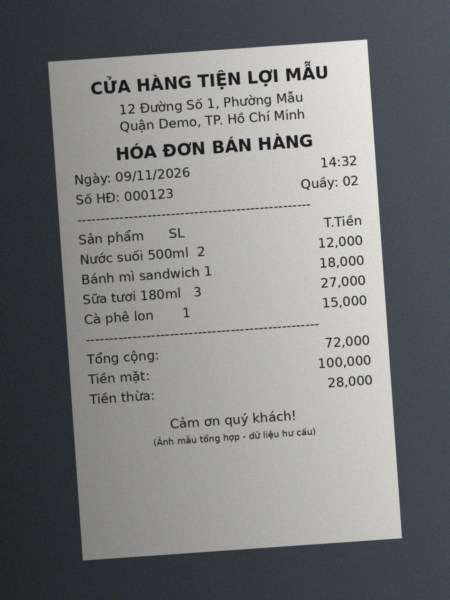
#> input picture assets/samples/sample_receipt.jpg, 900 x 1200 px (shown at 1/2 size)
$ python -i image_preprocessor.py   (imports and definitions only)
#> lines starting #> are read from the running program, lines starting #| are printed output that depends on the picture; after the words box and inside, x2 and y2 are one past the last pixel; in counts of white or black regions, pixels touching at a corner belong together
"""Stage 0 - image preprocessing: resize, light deskew, optional contrast enhancement."""
from dataclasses import dataclass
from typing import Tuple

import cv2
import numpy as np


@dataclass
class PreprocessResult:
    original: np.ndarray   # BGR, untouched
    image: np.ndarray      # BGR, resized (+ deskewed / enhanced)
    scale: float           # processed_size / original_size (before rotation)
    skew_angle: float      # degrees applied (cv2.getRotationMatrix2D convention), 0.0 if none


class ImagePreprocessor:
    """Resize keeping aspect ratio -> deskew (projection profile) -> optional CLAHE + bilateral."""

    def __init__(self, target_max_dim: int = 1280, min_skew: float = 0.5,
                 max_skew: float = 15.0, enhance: bool = True) -> None:
#> in process, orig is the input picture: shape (1200, 900, 3); mean B, G, R 123.7, 123.6, 122.6
        self.target_max_dim = target_max_dim
        self.min_skew = min_skew
        self.max_skew = max_skew
        self.enhance = enhance

    def estimate_skew(self, gray: np.ndarray) -> float:
        """Angle (degrees) that makes text lines most horizontal; 0.0 if no clear gain."""
        h, w = gray.shape
#> h = 1200; w = 900
        s = 640.0 / max(h, w)
#> s = 0.533
        small = (cv2.resize(gray, (max(1, int(w * s)), max(1, int(h * s))), interpolation=cv2.INTER_AREA)
                 if s < 1 else gray)
        bw = cv2.threshold(small, 0, 255, cv2.THRESH_BINARY_INV + cv2.THRESH_OTSU)[1]
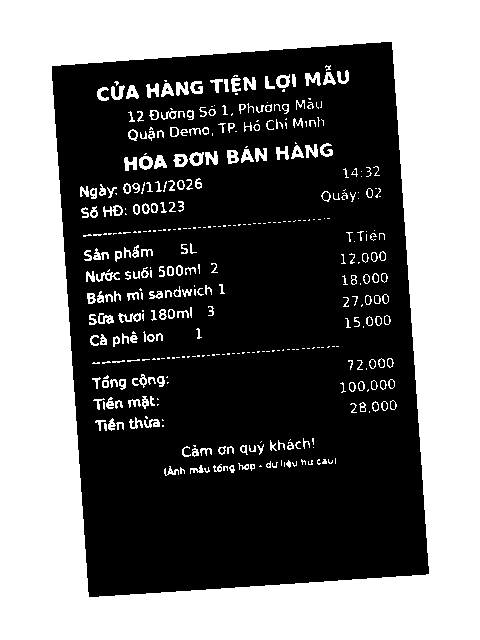
#> bw: shape (640, 480); 44.5% white; 404 white regions (183 under 20 px), largest, box (x1, y1, x2, y2) and area: (0, 0, 480, 640) 125295, (305, 72, 321, 86) 133, (176, 81, 189, 96) 128
        hh, ww = bw.shape
#> hh = 640; ww = 480
        center = (ww // 2, hh // 2)
#> center = (240, 320)

        def score(angle: float) -> float:
#> called with angle = -15
            m = cv2.getRotationMatrix2D(center, angle, 1.0)
            r = cv2.warpAffine(bw, m, (ww, hh), flags=cv2.INTER_NEAREST)
#> r: shape (640, 480); 33.9% white; 366 white regions (176 under 20 px), largest, box (x1, y1, x2, y2) and area: (0, 0, 480, 640) 92518, (232, 146, 261, 164) 245, (93, 275, 118, 290) 149
            prof = r.sum(axis=1, dtype=np.float64)
#> prof = 640 values, max 78795 at index 26, min 20655 at index 540, mean 41449.9
            return float(np.sum(np.diff(prof) ** 2))

        coarse = np.arange(-self.max_skew, self.max_skew + 1e-6, 1.0)
        best = max(coarse, key=score)
#> in score (call 2), `r = cv2.warpAffine(bw, m, (ww, hh), flags=cv2.INTER_NEAREST)`: r: shape (640, 480); 34.4% white; 388 white regions (193 under 20 px), largest, box (x1, y1, x2, y2) and area: (0, 0, 480, 640) 94198, (230, 146, 259, 164) 242, (103, 215, 129, 229) 145
#> in score (call 3), `r = cv2.warpAffine(bw, m, (ww, hh), flags=cv2.INTER_NEAREST)`: r: shape (640, 480); 35% white; 371 white regions (174 under 20 px), largest, box (x1, y1, x2, y2) and area: (0, 0, 480, 640) 95956, (211, 144, 256, 164) 377, (79, 364, 107, 379) 164
#> in score (call 4), `r = cv2.warpAffine(bw, m, (ww, hh), flags=cv2.INTER_NEAREST)`: r: shape (640, 480); 35.6% white; 376 white regions (176 under 20 px), largest, box (x1, y1, x2, y2) and area: (0, 0, 480, 640) 97772, (224, 146, 253, 163) 245, (110, 393, 141, 408) 167
#> in score (call 5), `r = cv2.warpAffine(bw, m, (ww, hh), flags=cv2.INTER_NEAREST)`: r: shape (640, 480); 36.2% white; 388 white regions (185 under 20 px), largest, box (x1, y1, x2, y2) and area: (0, 0, 480, 640) 99662, (221, 147, 250, 163) 244, (81, 370, 109, 384) 159
#> in score (call 6), `r = cv2.warpAffine(bw, m, (ww, hh), flags=cv2.INTER_NEAREST)`: r: shape (640, 480); 36.8% white; 374 white regions (175 under 20 px), largest, box (x1, y1, x2, y2) and area: (0, 0, 480, 640) 101597, (218, 147, 247, 163) 248, (95, 245, 130, 260) 186
#> in score (call 7), `r = cv2.warpAffine(bw, m, (ww, hh), flags=cv2.INTER_NEAREST)`: r: shape (640, 480); 37.5% white; 387 white regions (190 under 20 px), largest, box (x1, y1, x2, y2) and area: (0, 0, 480, 640) 103637, (215, 147, 244, 163) 249, (165, 143, 192, 158) 236
#> in score (call 8), `r = cv2.warpAffine(bw, m, (ww, hh), flags=cv2.INTER_NEAREST)`: r: shape (640, 480); 38.2% white; 372 white regions (176 under 20 px), largest, box (x1, y1, x2, y2) and area: (0, 0, 480, 640) 105731, (212, 147, 241, 163) 250, (162, 144, 189, 159) 237
#> in score (call 9), `r = cv2.warpAffine(bw, m, (ww, hh), flags=cv2.INTER_NEAREST)`: r: shape (640, 480); 38.9% white; 393 white regions (190 under 20 px), largest, box (x1, y1, x2, y2) and area: (0, 0, 480, 640) 107900, (209, 148, 238, 163) 245, (334, 83, 349, 97) 132
#> in score (call 10), `r = cv2.warpAffine(bw, m, (ww, hh), flags=cv2.INTER_NEAREST)`: r: shape (640, 480); 39.6% white; 392 white regions (181 under 20 px), largest, box (x1, y1, x2, y2) and area: (0, 0, 480, 640) 110138, (206, 148, 235, 163) 246, (330, 81, 345, 96) 133
#> in score (call 11), `r = cv2.warpAffine(bw, m, (ww, hh), flags=cv2.INTER_NEAREST)`: r: shape (640, 480); 40.3% white; 402 white regions (189 under 20 px), largest, box (x1, y1, x2, y2) and area: (0, 0, 480, 640) 112439, (89, 301, 114, 313) 152, (326, 80, 341, 94) 133
#> in score (call 12), `r = cv2.warpAffine(bw, m, (ww, hh), flags=cv2.INTER_NEAREST)`: r: shape (640, 480); 41.1% white; 401 white regions (189 under 20 px), largest, box (x1, y1, x2, y2) and area: (0, 0, 480, 640) 114840, (322, 78, 337, 92) 133, (192, 78, 205, 92) 129
#> in score (call 13), `r = cv2.warpAffine(bw, m, (ww, hh), flags=cv2.INTER_NEAREST)`: r: shape (640, 480); 41.9% white; 394 white regions (178 under 20 px), largest, box (x1, y1, x2, y2) and area: (0, 0, 480, 640) 117328, (181, 150, 213, 164) 253, (88, 263, 123, 275) 180
#> in score (call 14), `r = cv2.warpAffine(bw, m, (ww, hh), flags=cv2.INTER_NEAREST)`: r: shape (640, 480); 42.8% white; 402 white regions (183 under 20 px), largest, box (x1, y1, x2, y2) and area: (0, 0, 480, 640) 119897, (313, 75, 329, 89) 132, (184, 79, 197, 94) 128
#> in score (call 15), `r = cv2.warpAffine(bw, m, (ww, hh), flags=cv2.INTER_NEAREST)`: r: shape (640, 480); 43.6% white; 401 white regions (181 under 20 px), largest, box (x1, y1, x2, y2) and area: (0, 0, 480, 640) 122563, (309, 73, 325, 87) 133, (180, 80, 193, 95) 128
#> in score (call 17), `r = cv2.warpAffine(bw, m, (ww, hh), flags=cv2.INTER_NEAREST)`: r: shape (640, 480); 43.6% white; 398 white regions (179 under 20 px), largest, box (x1, y1, x2, y2) and area: (0, 0, 480, 640) 122563, (301, 71, 317, 85) 133, (172, 82, 185, 97) 128
#> in score (call 18), `r = cv2.warpAffine(bw, m, (ww, hh), flags=cv2.INTER_NEAREST)`: r: shape (640, 480); 42.8% white; 400 white regions (185 under 20 px), largest, box (x1, y1, x2, y2) and area: (0, 0, 480, 640) 119897, (296, 69, 313, 84) 133, (168, 83, 181, 98) 128
#> in score (call 19), `r = cv2.warpAffine(bw, m, (ww, hh), flags=cv2.INTER_NEAREST)`: r: shape (640, 480); 41.9% white; 390 white regions (180 under 20 px), largest, box (x1, y1, x2, y2) and area: (0, 0, 480, 640) 117332, (132, 401, 160, 414) 145, (292, 68, 309, 83) 133
#> in score (call 20), `r = cv2.warpAffine(bw, m, (ww, hh), flags=cv2.INTER_NEAREST)`: r: shape (640, 480); 41.1% white; 385 white regions (177 under 20 px), largest, box (x1, y1, x2, y2) and area: (0, 0, 480, 640) 114844, (178, 153, 207, 170) 246, (83, 281, 117, 293) 179
#> in score (call 21), `r = cv2.warpAffine(bw, m, (ww, hh), flags=cv2.INTER_NEAREST)`: r: shape (640, 480); 40.4% white; 391 white regions (186 under 20 px), largest, box (x1, y1, x2, y2) and area: (0, 0, 480, 640) 112448, (138, 426, 170, 438) 164, (283, 66, 300, 81) 133
#> in score (call 22), `r = cv2.warpAffine(bw, m, (ww, hh), flags=cv2.INTER_NEAREST)`: r: shape (640, 480); 39.6% white; 384 white regions (181 under 20 px), largest, box (x1, y1, x2, y2) and area: (0, 0, 480, 640) 110132, (157, 157, 187, 175) 253, (82, 285, 116, 298) 180
#> in score (call 23), `r = cv2.warpAffine(bw, m, (ww, hh), flags=cv2.INTER_NEAREST)`: r: shape (640, 480); 38.9% white; 376 white regions (177 under 20 px), largest, box (x1, y1, x2, y2) and area: (0, 0, 480, 640) 107882, (142, 428, 174, 441) 166, (77, 266, 102, 280) 143
#> in score (call 24), `r = cv2.warpAffine(bw, m, (ww, hh), flags=cv2.INTER_NEAREST)`: r: shape (640, 480); 38.2% white; 380 white regions (184 under 20 px), largest, box (x1, y1, x2, y2) and area: (0, 0, 480, 640) 105714, (81, 290, 115, 304) 180, (90, 332, 116, 346) 151
#> in score (call 25), `r = cv2.warpAffine(bw, m, (ww, hh), flags=cv2.INTER_NEAREST)`: r: shape (640, 480); 37.5% white; 369 white regions (177 under 20 px), largest, box (x1, y1, x2, y2) and area: (0, 0, 480, 640) 103629, (149, 157, 194, 179) 376, (146, 431, 178, 445) 165
#> in score (call 26), `r = cv2.warpAffine(bw, m, (ww, hh), flags=cv2.INTER_NEAREST)`: r: shape (640, 480); 36.8% white; 366 white regions (178 under 20 px), largest, box (x1, y1, x2, y2) and area: (0, 0, 480, 640) 101600, (162, 158, 191, 176) 247, (80, 293, 115, 309) 188
#> in score (call 27), `r = cv2.warpAffine(bw, m, (ww, hh), flags=cv2.INTER_NEAREST)`: r: shape (640, 480); 36.2% white; 370 white regions (179 under 20 px), largest, box (x1, y1, x2, y2) and area: (0, 0, 480, 640) 99660, (80, 296, 114, 312) 180, (116, 399, 141, 413) 147
#> in score (call 28), `r = cv2.warpAffine(bw, m, (ww, hh), flags=cv2.INTER_NEAREST)`: r: shape (640, 480); 35.6% white; 366 white regions (172 under 20 px), largest, box (x1, y1, x2, y2) and area: (0, 0, 480, 640) 97770, (141, 163, 171, 184) 255, (79, 297, 114, 315) 187
#> in score (call 29), `r = cv2.warpAffine(bw, m, (ww, hh), flags=cv2.INTER_NEAREST)`: r: shape (640, 480); 35% white; 378 white regions (177 under 20 px), largest, box (x1, y1, x2, y2) and area: (0, 119, 480, 640) 48151, (0, 0, 480, 518) 47811, (79, 301, 114, 318) 178
#> in score (call 30), `r = cv2.warpAffine(bw, m, (ww, hh), flags=cv2.INTER_NEAREST)`: r: shape (640, 480); 34.4% white; 365 white regions (177 under 20 px), largest, box (x1, y1, x2, y2) and area: (0, 134, 480, 640) 47310, (0, 0, 480, 504) 46958, (85, 322, 120, 341) 199
#> in score (call 31), `m = cv2.getRotationMatrix2D(center, angle, 1.0)`: m = [[0.966, 0.259, -74.64], [-0.259, 0.966, 73.02]]
#> in score (call 31), `r = cv2.warpAffine(bw, m, (ww, hh), flags=cv2.INTER_NEAREST)`:
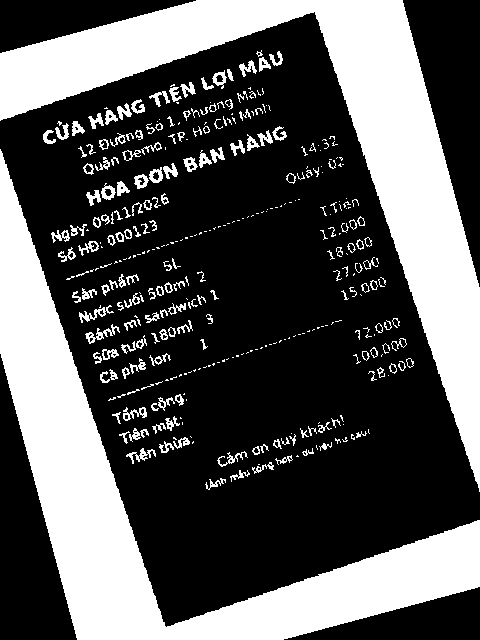
#> r: shape (640, 480); 33.9% white; 364 white regions (175 under 20 px), largest, box (x1, y1, x2, y2) and area: (0, 149, 480, 640) 46533, (0, 0, 480, 492) 46197, (85, 324, 120, 344) 198
#> in score (call 31), `prof = r.sum(axis=1, dtype=np.float64)`: prof = 640 values, max 74460 at index 53, min 20655 at index 492, mean 41522.8
#> best = -4
        best = max(np.arange(best - 1.0, best + 1.0 + 1e-6, 0.25), key=score)
#> in score (call 33), `r = cv2.warpAffine(bw, m, (ww, hh), flags=cv2.INTER_NEAREST)`: r: shape (640, 480); 40.5% white; 390 white regions (176 under 20 px), largest, box (x1, y1, x2, y2) and area: (0, 0, 480, 640) 113039, (325, 79, 340, 93) 133, (186, 149, 202, 163) 128
#> in score (call 34), `r = cv2.warpAffine(bw, m, (ww, hh), flags=cv2.INTER_NEAREST)`: r: shape (640, 480); 40.7% white; 391 white regions (184 under 20 px), largest, box (x1, y1, x2, y2) and area: (0, 0, 480, 640) 113638, (324, 79, 339, 93) 134, (97, 369, 122, 381) 133
#> in score (call 35), `r = cv2.warpAffine(bw, m, (ww, hh), flags=cv2.INTER_NEAREST)`: r: shape (640, 480); 40.9% white; 397 white regions (180 under 20 px), largest, box (x1, y1, x2, y2) and area: (0, 0, 480, 640) 114227, (201, 149, 230, 164) 247, (89, 260, 124, 272) 178
#> in score (call 37), `r = cv2.warpAffine(bw, m, (ww, hh), flags=cv2.INTER_NEAREST)`: r: shape (640, 480); 41.3% white; 393 white regions (183 under 20 px), largest, box (x1, y1, x2, y2) and area: (0, 0, 480, 640) 115460, (321, 77, 336, 92) 134, (184, 150, 199, 164) 130
#> in score (call 38), `m = cv2.getRotationMatrix2D(center, angle, 1.0)`: m = [[0.998, -0.061, 19.98], [0.061, 0.998, -14.05]]
#> in score (call 38), `r = cv2.warpAffine(bw, m, (ww, hh), flags=cv2.INTER_NEAREST)`:
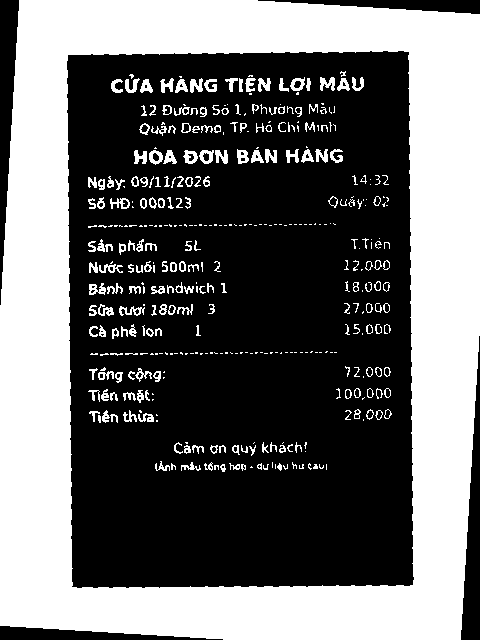
#> r: shape (640, 480); 41.5% white; 396 white regions (181 under 20 px), largest, box (x1, y1, x2, y2) and area: (0, 0, 480, 640) 116074, (320, 77, 335, 91) 134, (190, 78, 203, 93) 129
#> in score (call 38), `prof = r.sum(axis=1, dtype=np.float64)`: prof = 640 values, max 118320 at index 43, min 31365 at index 61, mean 50833.1
#> in score (call 39), `m = cv2.getRotationMatrix2D(center, angle, 1.0)`: m = [[0.998, -0.0567, 18.53], [0.0567, 0.998, -13.09]]
#> in score (call 39), `r = cv2.warpAffine(bw, m, (ww, hh), flags=cv2.INTER_NEAREST)`:
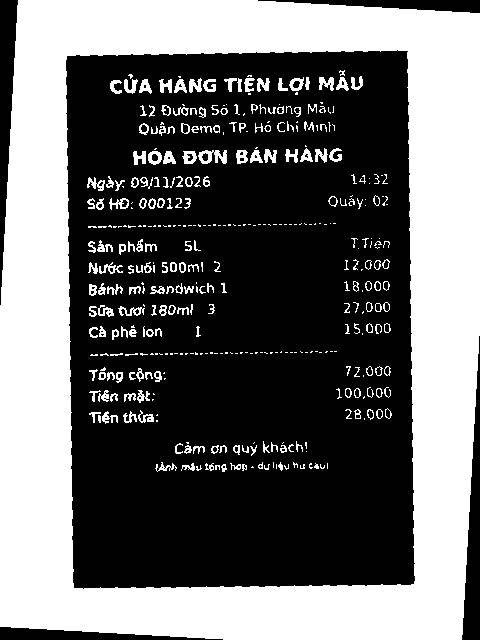
#> r: shape (640, 480); 41.7% white; 398 white regions (183 under 20 px), largest, box (x1, y1, x2, y2) and area: (0, 0, 480, 640) 116699, (198, 150, 227, 164) 246, (319, 77, 334, 91) 132
#> in score (call 39), `prof = r.sum(axis=1, dtype=np.float64)`: prof = 640 values, max 118575 at index 41, min 31620 at index 60, mean 51084.5
        return float(best) if score(best) > 1.05 * score(0.0) else 0.0

    def process(self, image_path: str) -> PreprocessResult:
        orig = cv2.imread(image_path)
        if orig is None:
            raise FileNotFoundError(f"Cannot read image: {image_path}")
        return self.process_array(orig)

    def process_array(self, orig: np.ndarray) -> PreprocessResult:
        """Same as ``process`` for an image that is already in memory (BGR, uint8)."""
        h0, w0 = orig.shape[:2]
        scale = 1.0
        if max(h0, w0) > self.target_max_dim:
            scale = self.target_max_dim / float(max(h0, w0))
            img = cv2.resize(orig, (int(w0 * scale), int(h0 * scale)), interpolation=cv2.INTER_AREA)
        else:
            img = orig.copy()

        angle = 0.0
        a = self.estimate_skew(cv2.cvtColor(img, cv2.COLOR_BGR2GRAY))
#> a = -4
        if self.min_skew <= abs(a) <= self.max_skew:
            h, w = img.shape[:2]
#> h = 1200; w = 900
            m = cv2.getRotationMatrix2D((w // 2, h // 2), a, 1.0)
#> m = [[0.998, -0.0698, 42.95], [0.0698, 0.998, -29.93]]
            img = cv2.warpAffine(img, m, (w, h), flags=cv2.INTER_CUBIC, borderMode=cv2.BORDER_REPLICATE)
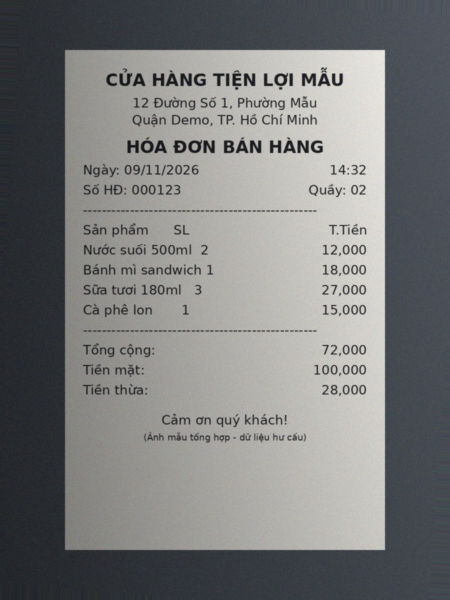
#> img: shape (1200, 900, 3) (shown at 1/2 size); mean B, G, R 123.6, 123.6, 122.6
            angle = a
#> angle = -4

        if self.enhance:
            lab = cv2.cvtColor(img, cv2.COLOR_BGR2LAB)
#> lab: shape (1200, 900, 3); mean of channels 0, 1, 2 129.3, 127.7, 127.6
            l, a_, b_ = cv2.split(lab)
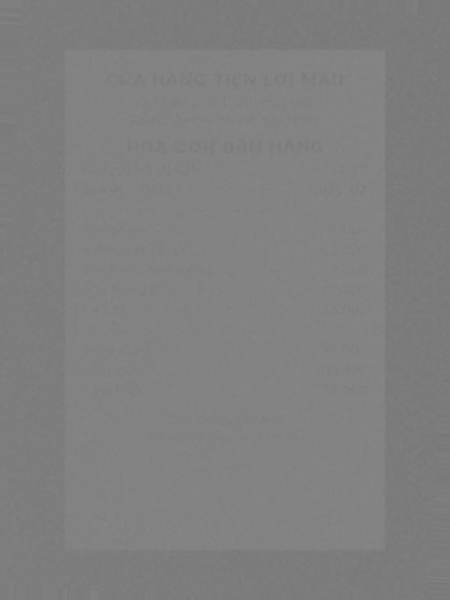
#> b_: shape (1200, 900) (shown at 1/2 size); min 117, max 135, mean 127.6
            l = cv2.createCLAHE(clipLimit=2.0, tileGridSize=(8, 8)).apply(l)
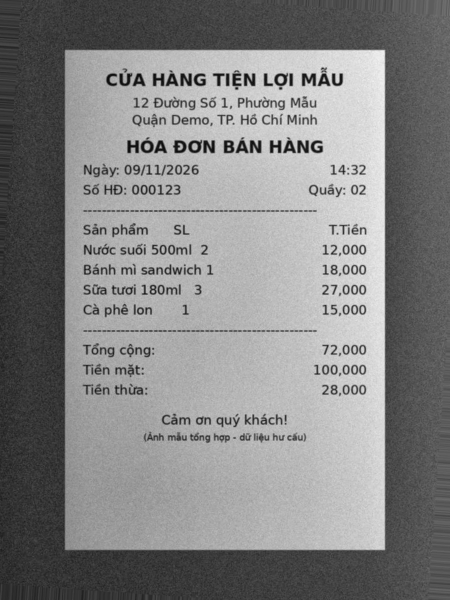
#> l: shape (1200, 900) (shown at 1/2 size); min 7, max 241, mean 131.7
            img = cv2.cvtColor(cv2.merge((l, a_, b_)), cv2.COLOR_LAB2BGR)
            img = cv2.bilateralFilter(img, d=7, sigmaColor=50, sigmaSpace=50)

        return PreprocessResult(original=orig, image=img, scale=scale, skew_angle=angle)

>>> result = ImagePreprocessor().process('../../assets/samples/sample_receipt.jpg')
